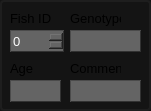
  <widget class="QFrame" name="frame_7">
   <property name="geometry">
    <rect>
     <x>10</x>
     <y>160</y>
     <width>151</width>
     <height>111</height>
    </rect>
   </property>
   <property name="styleSheet">
    <string notr="true">QFrame {
border: 2px solid rgb(30,30,30);
border-radius: 4px;
background-color: rgb(20, 20, 20);
}
QLabel {
border: 0px;
}
</string>
   </property>
   <property name="frameShape">
    <enum>QFrame::StyledPanel</enum>
   </property>
   <property name="frameShadow">
    <enum>QFrame::Raised</enum>
   </property>
   <widget class="QLineEdit" name="lineEdit_fish_configuration_comment">
    <property name="geometry">
     <rect>
      <x>70</x>
      <y>80</y>
      <width>71</width>
      <height>22</height>
     </rect>
    </property>
    <property name="font">
     <font>
      <pointsize>10</pointsize>
     </font>
    </property>
    <property name="styleSheet">
     <string notr="true">background-color: rgb(100, 100, 100); color:white; border-style: outset; border-width: 1px;  border-color: rgb(50, 50, 50);</string>
    </property>
   </widget>
   <widget class="QLineEdit" name="lineEdit_fish_configuration_genotype">
    <property name="geometry">
     <rect>
      <x>70</x>
      <y>30</y>
      <width>71</width>
      <height>22</height>
     </rect>
    </property>
    <property name="font">
     <font>
      <pointsize>10</pointsize>
     </font>
    </property>
    <property name="styleSheet">
     <string notr="true">background-color: rgb(100, 100, 100); color:white; border-style: outset; border-width: 1px;  border-color: rgb(50, 50, 50);</string>
    </property>
   </widget>
   <widget class="QLabel" name="label_12">
    <property name="geometry">
     <rect>
      <x>10</x>
      <y>60</y>
      <width>41</width>
      <height>16</height>
     </rect>
    </property>
    <property name="font">
     <font>
      <pointsize>10</pointsize>
     </font>
    </property>
    <property name="text">
     <string>Age</string>
    </property>
   </widget>
   <widget class="QLineEdit" name="lineEdit_fish_configuration_age">
    <property name="geometry">
     <rect>
      <x>10</x>
      <y>80</y>
      <width>51</width>
      <height>22</height>
     </rect>
    </property>
    <property name="font">
     <font>
      <pointsize>10</pointsize>
     </font>
    </property>
    <property name="styleSheet">
     <string notr="true">background-color: rgb(100, 100, 100); color:white; border-style: outset; border-width: 1px;  border-color: rgb(50, 50, 50);</string>
    </property>
   </widget>
   <widget class="QLabel" name="label_33">
    <property name="geometry">
     <rect>
      <x>70</x>
      <y>10</y>
      <width>51</width>
      <height>16</height>
     </rect>
    </property>
    <property name="font">
     <font>
      <pointsize>10</pointsize>
     </font>
    </property>
    <property name="text">
     <string>Genotype</string>
    </property>
   </widget>
   <widget class="QSpinBox" name="spinBox_fish_configuration_ID">
    <property name="geometry">
     <rect>
      <x>10</x>
      <y>30</y>
      <width>54</width>
      <height>22</height>
     </rect>
    </property>
    <property name="font">
     <font>
      <pointsize>10</pointsize>
     </font>
    </property>
    <property name="styleSheet">
     <string notr="true">background-color: rgb(100, 100, 100); color:white; border-style: outset; border-width: 1px;  border-color: rgb(50, 50, 50);</string>
    </property>
    <property name="maximum">
     <number>999</number>
    </property>
   </widget>
   <widget class="QLabel" name="label_3">
    <property name="geometry">
     <rect>
      <x>10</x>
      <y>10</y>
      <width>41</width>
      <height>16</height>
     </rect>
    </property>
    <property name="font">
     <font>
      <pointsize>10</pointsize>
     </font>
    </property>
    <property name="text">
     <string>Fish ID</string>
    </property>
   </widget>
   <widget class="QLabel" name="label_18">
    <property name="geometry">
     <rect>
      <x>70</x>
      <y>60</y>
      <width>51</width>
      <height>16</height>
     </rect>
    </property>
    <property name="font">
     <font>
      <pointsize>10</pointsize>
     </font>
    </property>
    <property name="text">
     <string>Comment</string>
    </property>
   </widget>
  </widget>
